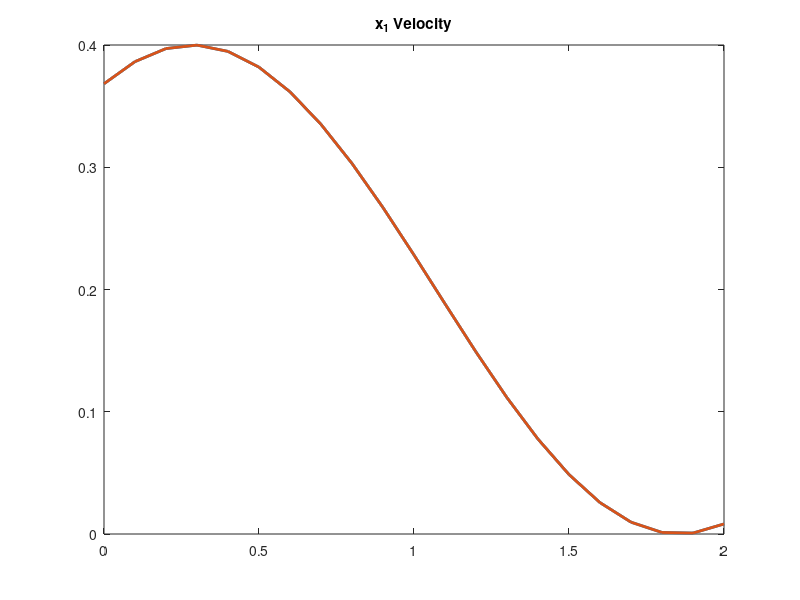
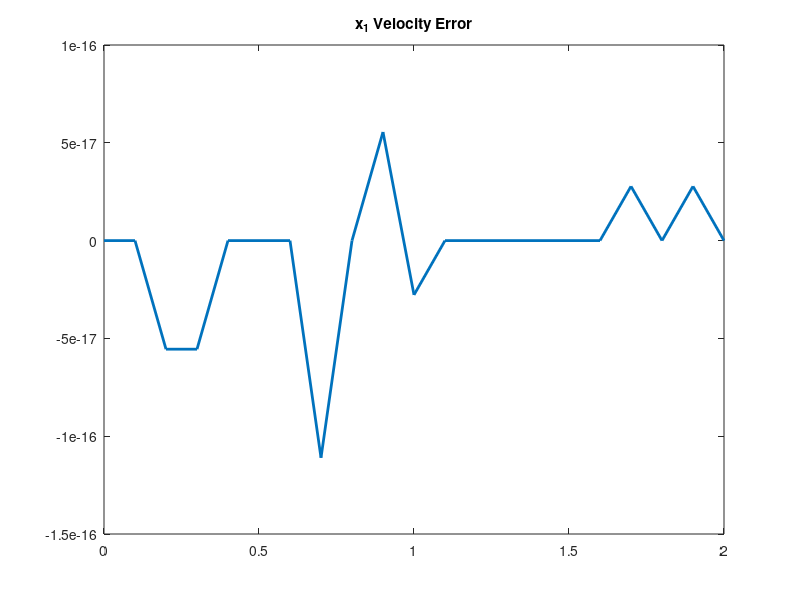
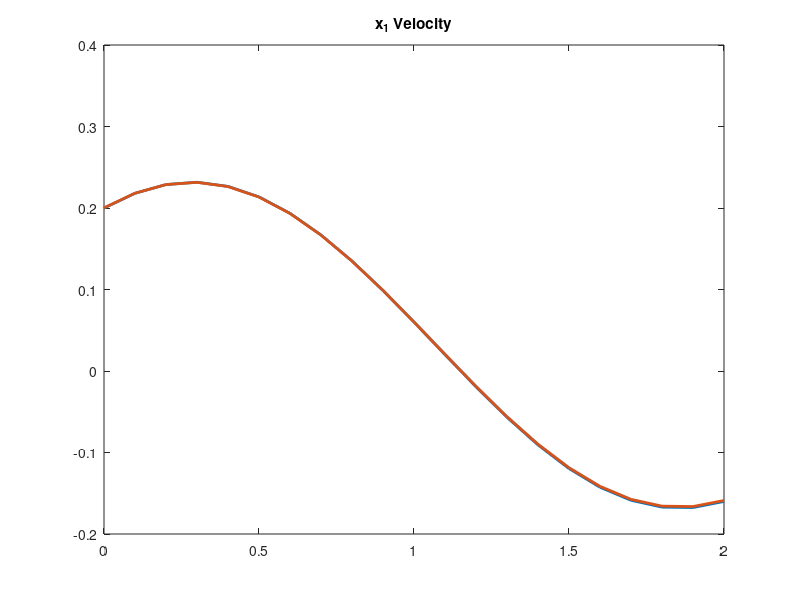
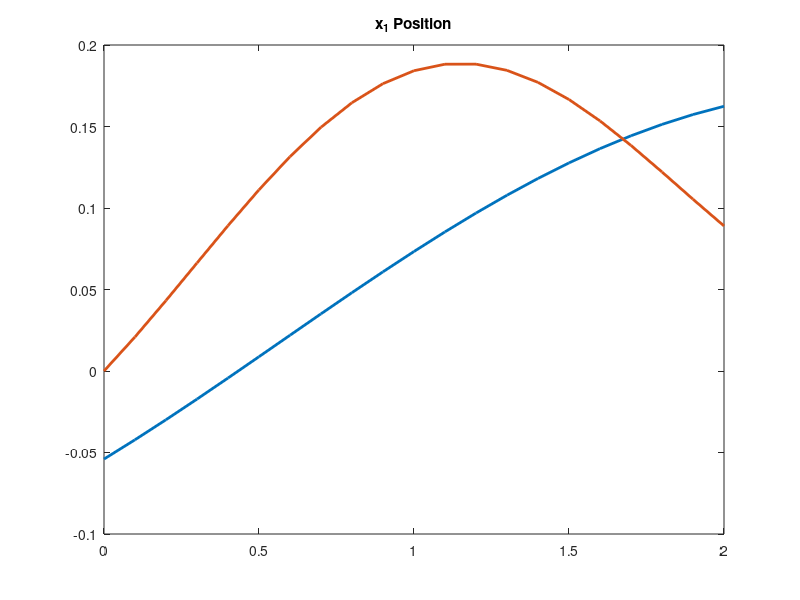

The MATLAB source for these figures, in order:

function temp

    % Parameters
    dx10 = .2;
    ddxpsi = 0.4;
    psi0 = 1;
    psidot = 2;

    t = 0:0.1:2;
    
    % Sine (x1)
    f1 = @(t) dx10 + 1/psidot * ddxpsi .* sin(psi0 + psidot * t);
%     f2 = @(t) dx10 + ddxpsi.*t.*sa(0.5*psidot*t).*cos(psi0 + 0.5*psidot*t);
    f3 = @(t) dx10 + ddxpsi.*(sin(psi0)*cos(psidot*t)/psidot + cos(psi0)*sin(psidot*t)/psidot);
        
    % Velocity why is it wrong
    figure(1)
    hold off
%     plot(t,[f1(t);f2(t);f3(t)], 'linewidth', 2)
    plot(t,[f1(t);f3(t)], 'linewidth', 2)
    title('x_1 Velocity')
    
    figure(2)
    hold off
%     plot(t,[f1(t)-f2(t);f1(t)-f3(t)], 'linewidth', 2)
    plot(t,f1(t)-f3(t), 'linewidth', 2)
    title('x_1 Velocity Error')
    
    % Velocity True
    f2 = @(t) dx10 + ddxpsi.*t.*sa(0.5*psidot*t).*cos(psi0 + 0.5*psidot*t);
    f4func = @(t) ddxpsi.*cos(psi0+psidot*t);
    f4 = @(t) int(f4func,t,0) + dx10;
    
    figure(3)
    hold off
    plot(t,[f2(t);f4(t)], 'linewidth', 2)
    title('x_1 Velocity')
    
    % Position
    f5 = @(t) dx10*t - ddxpsi.*(cos(psi0+0.5*psidot*t)+t.*psidot.*sin(psi0))/(psidot^2);
    f6func = @(t) dx10 + ddxpsi.*t.*sa(0.5*psidot*t).*cos(psi0 + 0.5*psidot*t);
    f6 = @(t) int(f6func,t,0);
    
    figure(4)
    hold off
    plot(t,[f5(t);f6(t)], 'linewidth', 2)
    title('x_1 Position')
end

function y = int(f,t,y0)

y = zeros(size(t));
y(1) = y0;
for i = 2:length(t)
    t1 = t(i-1);
    t2 = t(i);
    f1 = f(t1);
    f2 = f(t2);
    
    dy = f1*(t2-t1) + 0.5*(f2-f1)*(t2-t1);
    y(i) = y(i-1) + dy;
end

end

function r = sa(x)
r = x;
for i = 1:length(x)
    if ~x(i)
        r(i) = 1;
    else
        r(i) = sin(x(i))/x(i);
    end
end
end

function r = ca(x)
r = x;
for i = 1:length(x)
    if ~x(i)
        r(i) = 1;
    else
        r(i) = cos(x(i))/x(i);
    end
end
end